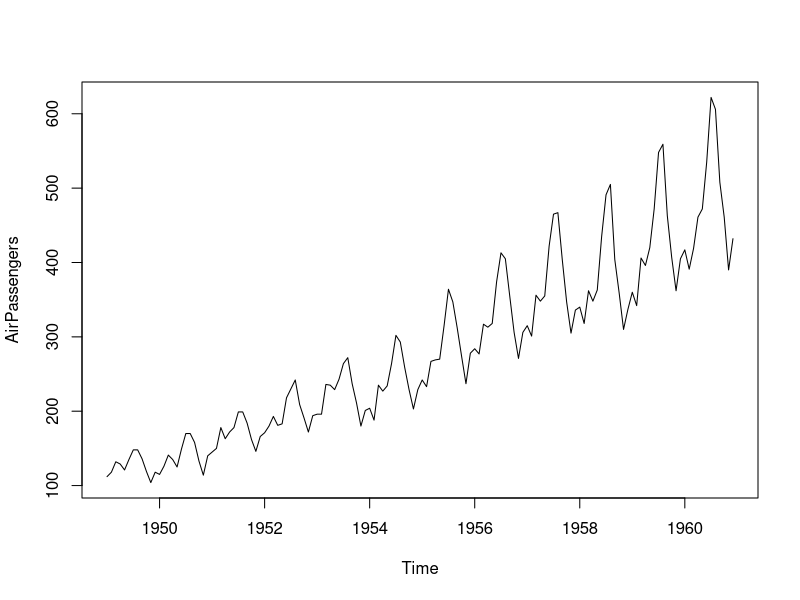
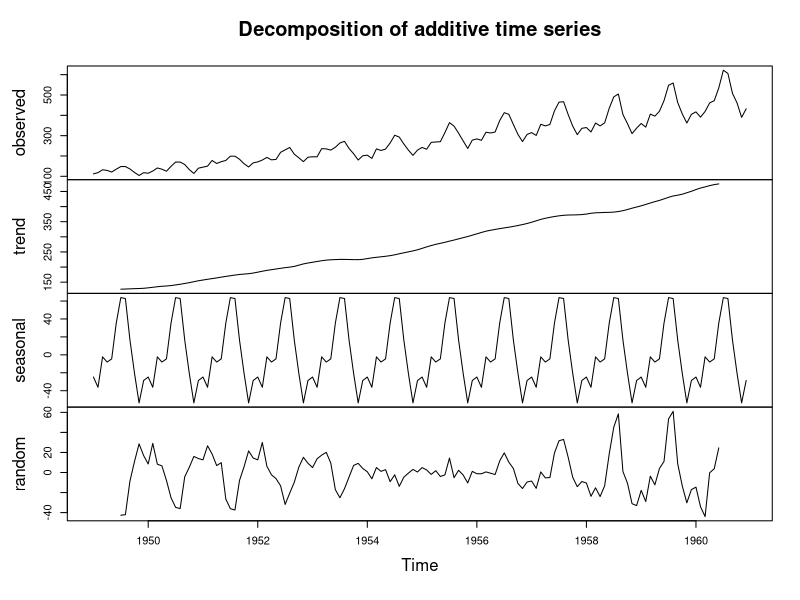
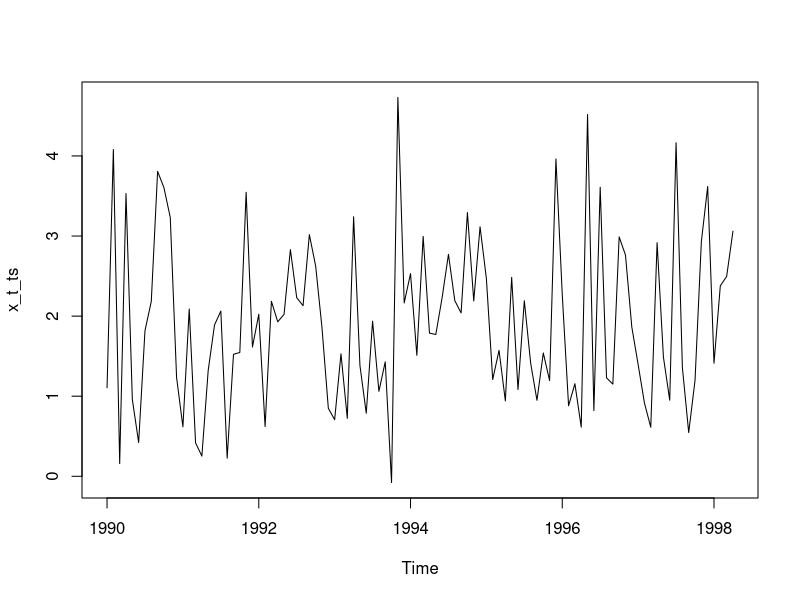
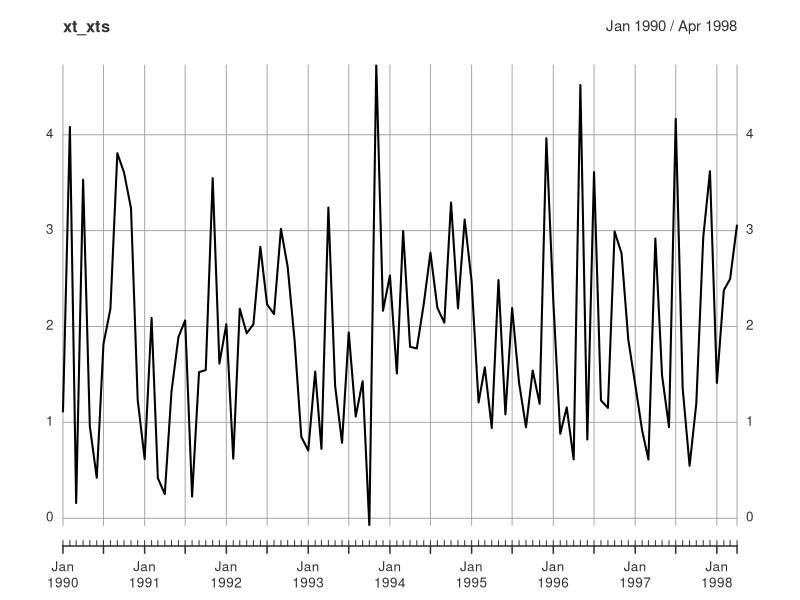
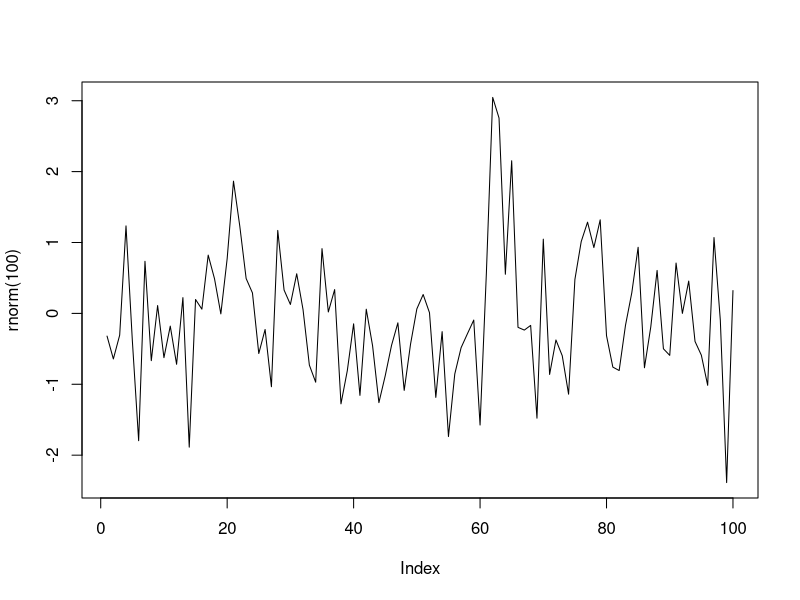
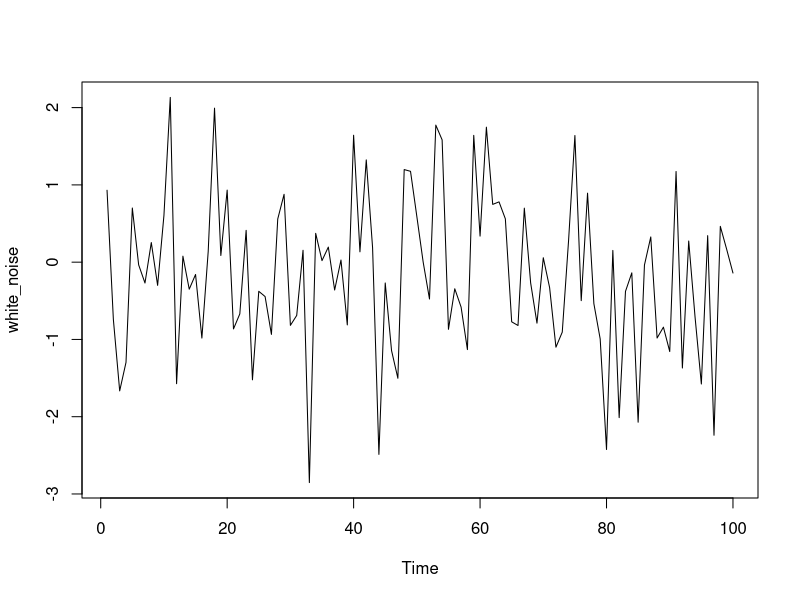
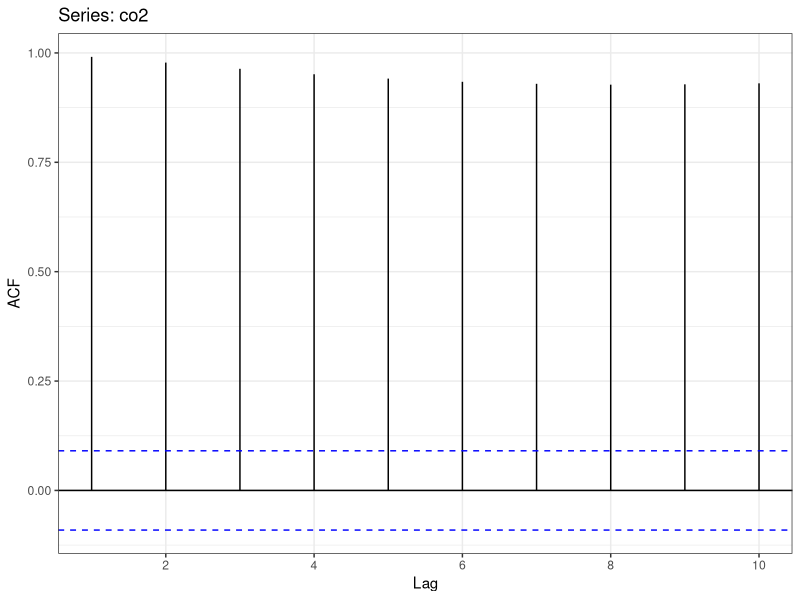
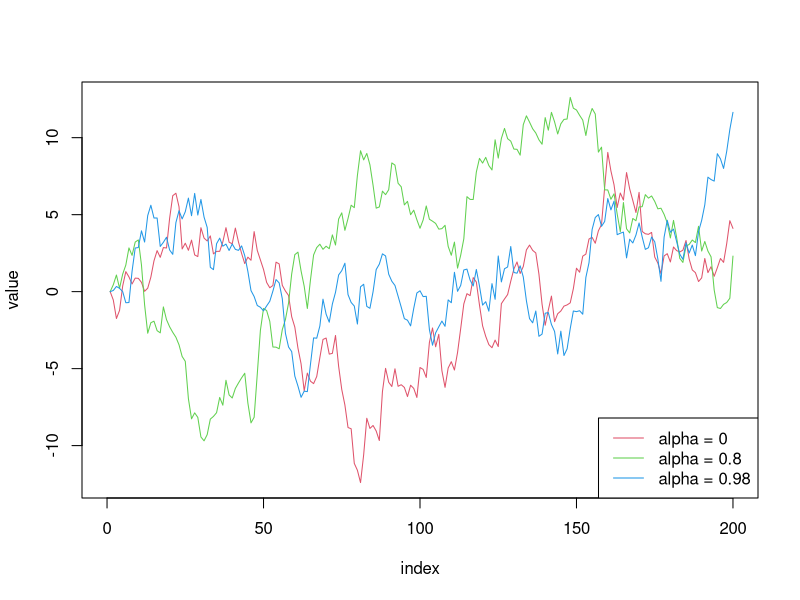

These charts were generated, in order, by the following R code:
## ---- chunk 1
#| echo: true
#| fig.cap: Time series plot of air passengers data
## Data we use is the inbuilt "AirPassengers" data
plot(AirPassengers)
## ---- chunk 2
#| echo: true
#| fig.cap: Time series decomposition of air passengers data
plot(decompose(AirPassengers))
## ---- chunk 3
#| echo: true
# purely random process with mean 0 and standard deviation 1
eps <- rnorm(100, mean = 0, sd = 1)
mu <- 2 # the constant mean
# The process
x_t <-mu+ eps

#Conversion to time series
x_t_ts<-ts(x_t, start = c(1990,1),frequency = 12)

x_t_ts
  
## ---- chunk 4
#| echo: true
plot(x_t_ts)
## ---- chunk 5
#| echo: true
# purely random process with mean 0 and standard deviation 1
eps <- rnorm(100, mean = 0, sd = 1)
mu <- 2 # the constant mean
# The process
x_t <-mu+ eps

#Conversion to time series
library(xts)
xt_xts<-as.xts(x_t_ts)
xt_xts

## ---- chunk 6
#| echo: true
plot(xt_xts)
  
## ---- chunk 7
#| echo: true

plot(rnorm(100),type="l")

## ---- chunk 8
#| echo: true

white_noise<- arima.sim(model = list(order = c(0, 0, 0)), n = 100)

# Plot the WN observations
ts.plot(white_noise)


## ---- chunk 9
#| echo: true
#| message: false
library(forecast)
ggAcf(AirPassengers,lag.max = 10,plot = F)

## ---- chunk 10
#| echo: true
#| message: false

ggAcf(co2,lag.max = 10,plot = T)+ggplot2::theme_bw()
## ---- chunk 11
#| echo: true
#| message: false

# Set-up

alphas<-c(0,0.8,0.98)
obs<-array(0,200)
list_rw<-list()
for(m in 1:3){
for(i in alphas){
  for (j in 2:length(obs) ){
    obs[j]=i*obs[j-1]+rnorm(1)
  }
}
  list_rw[[m]]<-obs
  
}


#limit calculation
ymax=max(sapply(list_rw,max))
ymin=min(sapply(list_rw,min))

#empty plot
plot(NULL, xlab = "index", ylab = "value", xlim = c(0, length(obs)), ylim = c(ymin,ymax))

#plot lines
for(i in seq_along(list_rw)){
  lines(x=1:200,y=list_rw[[i]], type = "l", lty = 1, col = i +1 )
}

# Legends
legend("bottomright", legend = paste0("alpha = ", alphas), lty = 1, col = 1 + seq_along(alphas))

## ---- chunk 12
#| echo: true
set.seed(123)
ts_AR <- arima.sim(n = 500, list(ar = 0.7))
plot(ts_AR)
## ---- chunk 13
#| echo: true
set.seed(123)
ts_MA<-arima.sim(n = 500, list(ma = 0.7))
plot(ts_MA)
## ---- chunk 14
#| echo: true
set.seed(123)
ts_ARMA<-arima.sim(n = 500, list(ar=0.5,ma = 0.3))
plot(ts_ARMA)
## ---- chunk 15
#| echo: true
ggAcf(ts_AR,lag.max=10)
## ---- chunk 16
#| echo: true
ggAcf(ts_MA,lag.max=10)
## ---- chunk 17
#| echo: true
ggPacf(ts_AR,lag.max=10)
## ---- chunk 18
#| echo: true
ggPacf(ts_MA,lag.max=10)
